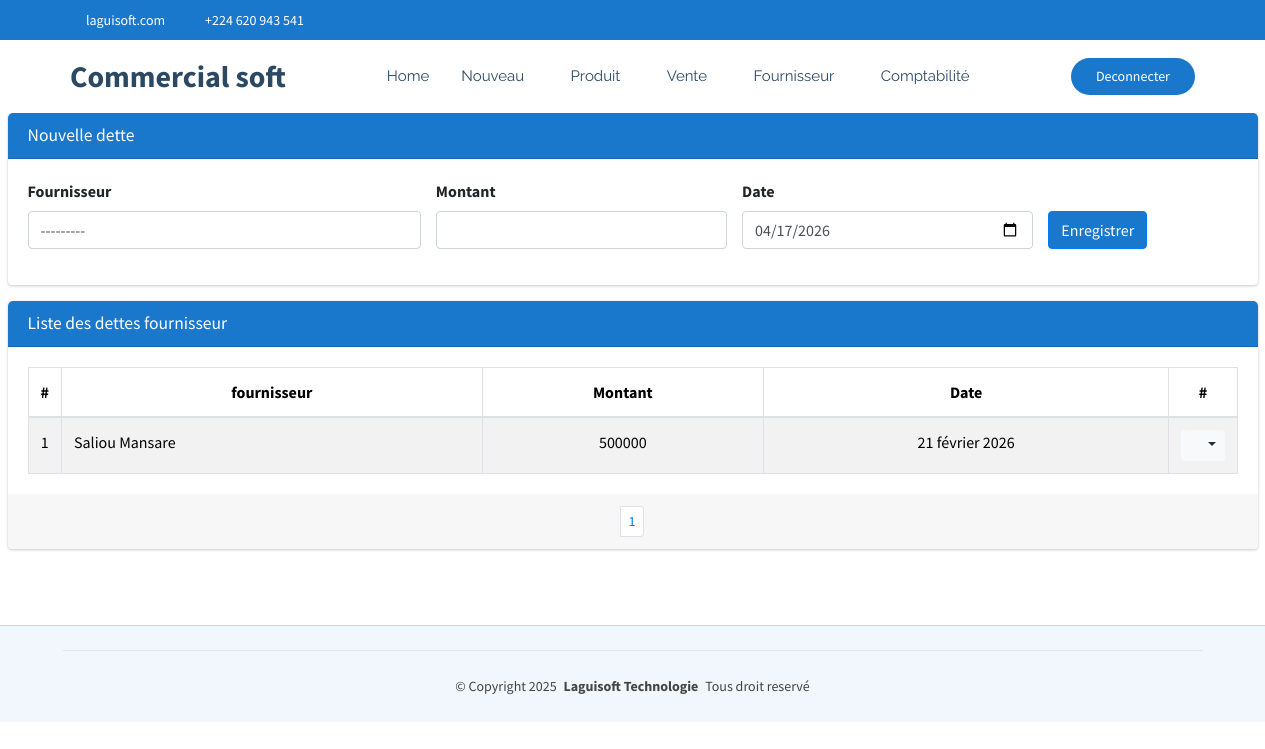
Screenshot of /commerce/commerce/detteFournisseur (signed in) with the database file from the repository.
### CommercialSoft/models.py (models this page shows)
class DetteFournisseur(models.Model):
    fournisseur=models.ForeignKey(Fournisseur, on_delete=models.CASCADE, related_name='detteFournisseur')
    montant=models.BigIntegerField()
    date=models.DateField(default=timezone.now)
    facture=models.ForeignKey(Livraison, on_delete=models.CASCADE, related_name='livraison', null=True, blank=True)

class Fournisseur(models.Model):
    nom=models.CharField(max_length=100, unique=True)
    adresse=models.CharField(max_length=30)
    telephone=models.CharField(max_length=20)
    def __str__(self):
        return self.nom

### CommercialSoft/views.py (the view)
# urls.py: path('commerce/detteFournisseur', views.detteFournisseur_list_create,name="commerce_detteFournisseur"),
@login_required
@user_passes_test(est_admin_ou_gestionnaire)
def detteFournisseur_list_create(request):
    if request.method == "POST":
        form = DetteFournisseurForm(request.POST)
        if form.is_valid():
            form.save()  # Sauvegarder après modification
            messages.success(request, "Dette créée avec succès !")
            return redirect('commerce_detteFournisseur')
        else:
            messages.error(request, "Erreur lors de la création de la dette.")
    else:
        form = DetteFournisseurForm()
    detteFournisseur = DetteFournisseur.objects.all().order_by('-date')
    paginator = Paginator(detteFournisseur, 15)
    page = request.GET.get('page')
    paginated_depense = paginator.get_page(page)
    return render(request, 'CommercialSoft/detteFournisseur.html', {'form': form,'listes': paginated_depense})

### CommercialSoft/forms.py
class DetteFournisseurForm(forms.ModelForm):
    class Meta:
        model = DetteFournisseur
        fields = ['fournisseur', 'montant', 'date']
        widgets = {
            'fournisseur': forms.Select(attrs={'class': 'form-control select2bs4', "id":"idFournisseur"}),
            'montant': forms.NumberInput(attrs={'class': 'form-control'}),
            'date': forms.DateInput(attrs={'class': 'form-control', 'type': 'date','id':'idDate'}),
        }

### CommercialSoft/views.py (called while the page is built)
def est_admin_ou_gestionnaire(user):
    return (
        user.groups.filter(name="Administrateur").exists()
        or user.groups.filter(name="Gestionnaire").exists()
    )

### CommercialSoft/templates/CommercialSoft/detteFournisseur.html (shortened to what this page needs)
{% extends "CommercialSoft/starter-page.html" %}
{% load static %}
{% block css %}
    <link rel="stylesheet" href="{% static 'autre/plugins/fontawesome-free/css/all.min.css' %}">
    <link rel="stylesheet" href="https://code.ionicframework.com/ionicons/2.0.1/css/ionicons.min.css">
  <link rel="stylesheet" href="{% static 'autre/plugins/sweetalert2-theme-bootstrap-4/bootstrap-4.min.css' %}">
    <link rel="stylesheet" href="{% static 'autre/dist/css/adminlte.min.css' %}">
    <link rel="stylesheet" href="{% static 'autre/plugins/toastr/toastr.min.css' %}">
{% endblock %}
{% block corp %}
<section class="content pt-0">
  <div class="container-fluid">
            <div class="row">
              <div class="col-md-12">
                <div class="card card-primary">
                  <div class="card-header">
                    <h3 class="card-title">Nouvelle dette</h3>
                  </div>
                  <form role="form" action="{% url 'commerce_detteFournisseur' %}" method="post">
                    <div class="card-body">
                      <div class="row justify-content-center align-items-end">
                        <div class="col-md-4">
                          <div class="form-group">
                            <label for="fournisseur">Fournisseur</label>
                            {{ form.fournisseur }}
                          </div>
                        </div>
                        <div class="col-md-3">
                          <div class="form-group">
                            <label for="montant">Montant</label>
                            {{ form.montant }}
                          </div>
                        </div>
                        <div class="col-md-3">
                          <div class="form-group">
                            <label for="date">Date</label>
                            {{ form.date }}
                          </div>
                        </div>
                        <div class="col-md-2">
                            <div class="form-group">
                                <button type="submit" class="btn btn-primary">Enregistrer</button>
                            </div>
                        </div>
                      </div>
                    </div>
                  </form>
                </div>
              </div>
            </div>
    <div class="row">
      <div class="col-md-12">
        <div class="card card-primary">
            <div class="card-header">
              <h3 class="card-title">Liste des dettes fournisseur</h3>
            </div>
            <div class="card-body">
              <table class="table table-bordered table-hover table-striped">
                <thead>
                  <tr>
                    <th style="width: 10px" class="text-center">#</th>
                    <th class="text-center">fournisseur</th>
                    <th class="text-center">Montant</th>
                    <th class="text-center">Date</th>
                    <th style="width: 40px" class="text-center">#</th>
                  </tr>
                </thead>
                <tbody>
                  {% if listes %}
                    {% for liste in listes %}
                      <tr>
                        <td class="text-center">{{liste.id}}</td>
                        <td>{{liste.fournisseur}}</td>
                        <td class="text-center">{{liste.montant}}</td>
                        <td class="text-center">{{liste.date}}</td>
                        <td class="text-center">
                          <div class="btn-group">
                            <button type="button" class="btn btn-sm btn-light dropdown-toggle" data-toggle="dropdown" aria-expanded="false">
                              <i class="fas fa-cogs"></i>
                            </button>
                          </div>
                        </td>
                      </tr>
                    {% endfor %}
                  {% else %}
                    <tr>
                      <td colspan="14" class="text-center">Aucune ligne disponible pour le moment.</td>
                    </tr>
                  {% endif %}
                </tbody>
              </table>
            </div>
            <div class="card-footer clearfix">
              <ul class="pagination pagination-sm m-0 justify-content-center">
                <li class="page-item">
                  {% for num in listes.paginator.page_range %}
                    {% if listes.number == num %}
                      <li class="page-item"><a class="page-link" href="">{{ num }}</a></li>
                    {% else %}
                      <li class="page-item"><a class="page-link" href="?page={{ num }}">{{ num }}</a></li>
                    {% endif %}
                  {% endfor %}
              </ul>
            </div>
          </div>
      </div>
    </div>
  </div>
</section>
  {% endblock %}

### CommercialSoft/static/clinique/assets/css/main.css (style rules this page uses)
:root { --default-font: "Roboto", system-ui, -apple-system, "Segoe UI", Roboto, "Helvetica Neue", Arial, "Noto Sans", "Liberation Sans", sans-serif, "Apple Color Emoji", "Segoe UI Emoji", "Segoe UI Symbol", "Noto Color Emoji"; --heading-font: "Poppins", sans-serif; --nav-font: "Raleway", sans-serif; }
:root { --background-color: #ffffff; --default-color: #444444; --heading-color: #2c4964; --accent-color: #1977cc; --surface-color: #ffffff; --contrast-color: #ffffff; }
:root { --nav-color: #2c4964; --nav-hover-color: #1977cc; --nav-mobile-background-color: #ffffff; --nav-dropdown-background-color: #ffffff; --nav-dropdown-color: #2c4964; --nav-dropdown-hover-color: #1977cc; }
:root { scroll-behavior: smooth; }
body { color: var(--default-color); background-color: var(--background-color); font-family: var(--default-font); }
h1, h2, h3, h4, h5, h6 { color: var(--heading-color); font-family: var(--heading-font); }
section, .section { color: var(--default-color); background-color: var(--background-color); padding: 60px 0; scroll-margin-top: 72px; overflow: clip; }

### rows the page displays
DetteFournisseur: id "1", fournisseur "Saliou Mansare", montant "500000", date "21 février 2026"

### other values shown
{{ num }} "1"
